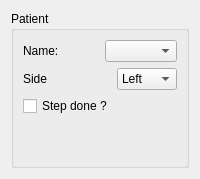
          <widget class="QWidget" name="navigation_setup">
           <property name="sizePolicy">
            <sizepolicy hsizetype="Expanding" vsizetype="Expanding">
             <horstretch>0</horstretch>
             <verstretch>0</verstretch>
            </sizepolicy>
           </property>
           <attribute name="title">
            <string>Navigation setup</string>
           </attribute>
           <layout class="QVBoxLayout" name="verticalLayout_11">
            <item>
             <widget class="QGroupBox" name="groupBox_3">
              <property name="title">
               <string>Patient</string>
              </property>
              <layout class="QVBoxLayout" name="verticalLayout_10">
               <item>
                <layout class="QHBoxLayout" name="horizontalLayout_13">
                 <item>
                  <widget class="QLabel" name="label_6">
                   <property name="text">
                    <string>Name:</string>
                   </property>
                  </widget>
                 </item>
                 <item>
                  <spacer name="horizontalSpacer_11">
                   <property name="orientation">
                    <enum>Qt::Horizontal</enum>
                   </property>
                   <property name="sizeHint" stdset="0">
                    <size>
                     <width>40</width>
                     <height>20</height>
                    </size>
                   </property>
                  </spacer>
                 </item>
                 <item>
                  <widget class="QComboBox" name="comboBox_prost_patientName"/>
                 </item>
                </layout>
               </item>
               <item>
                <layout class="QHBoxLayout" name="horizontalLayout_14">
                 <item>
                  <widget class="QLabel" name="label_7">
                   <property name="text">
                    <string>Side</string>
                   </property>
                  </widget>
                 </item>
                 <item>
                  <spacer name="horizontalSpacer_12">
                   <property name="orientation">
                    <enum>Qt::Horizontal</enum>
                   </property>
                   <property name="sizeHint" stdset="0">
                    <size>
                     <width>40</width>
                     <height>20</height>
                    </size>
                   </property>
                  </spacer>
                 </item>
                 <item>
                  <widget class="QComboBox" name="comboBox_prost_patientSide">
                   <item>
                    <property name="text">
                     <string>Left</string>
                    </property>
                   </item>
                   <item>
                    <property name="text">
                     <string>Right</string>
                    </property>
                   </item>
                  </widget>
                 </item>
                </layout>
               </item>
               <item>
                <widget class="QCheckBox" name="checkBox_prost_patientSetup">
                 <property name="text">
                  <string>Step done ?</string>
                 </property>
                </widget>
               </item>
               <item>
                <spacer name="verticalSpacer_8">
                 <property name="orientation">
                  <enum>Qt::Vertical</enum>
                 </property>
                 <property name="sizeHint" stdset="0">
                  <size>
                   <width>20</width>
                   <height>40</height>
                  </size>
                 </property>
                </spacer>
               </item>
              </layout>
             </widget>
            </item>
           </layout>
          </widget>
